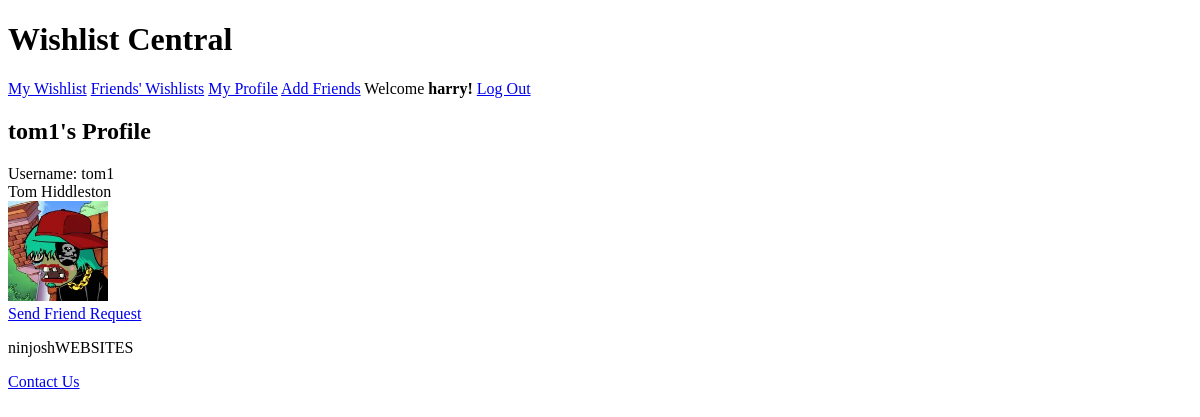
Page /add_friend/3 (signed in) on the earlier database version.
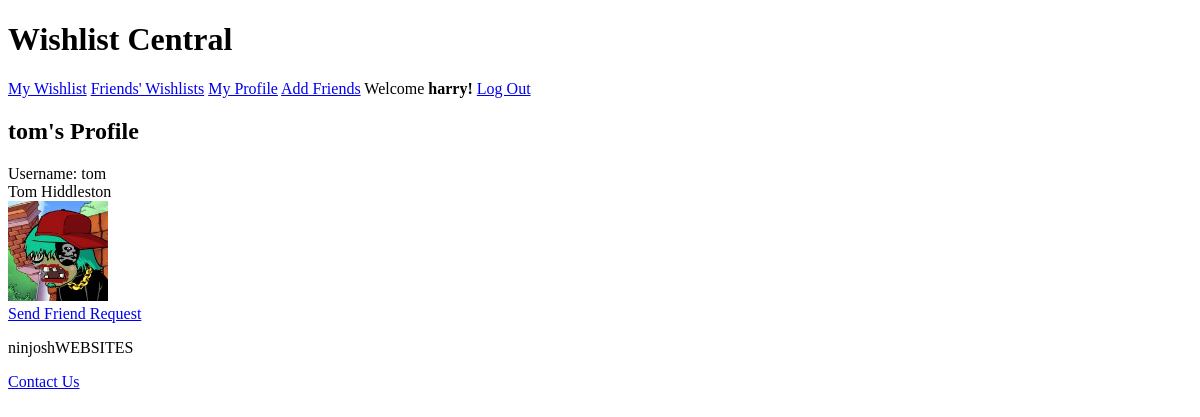
Same page on the later database version.
### wishlist/models.py (models this page shows)
class User(AbstractUser):
    friends = models.ManyToManyField('User', blank=True)
    wishlist_done = models.BooleanField(default=False)
    profile_done = models.BooleanField(default=False)

### wishlist/views.py (the view)
# urls.py: path("add_friend/<int:user_id>", views.add_friend, name="add-friend"),
@login_required(login_url='login')
def add_friend(request, user_id):
    friend = User.objects.get(id=user_id)
    if friend.profile_done == False:
        return render(request, "wishlist/add_friend.html", {
            'friend': friend,
            'banner': 'Profile',
            'wishlist_done': request.user.wishlist_done,
            'profile_done': request.user.profile_done
        })
    else:
        p = friend.profile
        return render(request, "wishlist/add_friend.html", {
            'friend': friend,
            'profile': p,
            'banner': 'Profile',
            'wishlist_done': request.user.wishlist_done,
            'profile_done': request.user.profile_done
        })

### wishlist/templates/wishlist/add_friend.html (shortened to what this page needs)
{% extends "wishlist/layout.html" %}
{% block main %}
    <h2>{{friend.username}}'s {{banner}}</h2>
    <article>
        <section>
            <div>Username: {{ friend.username }}</div>
            {% if friend.profile_done %}
                {{ profile.fname }} {{profile.lname}}
            {% else %}
                <div>{{ friend.username }} didn't finish their profile yet.</div>
            {% endif %}
            <br>
        </section>
        <section>
            <div>
                <a href="/send_friend_request/{{friend.id}}">
                    <img class="profilepic" src="{{ profile.avatar.url }} " width="100" style="cursor: pointer;"/>
                    <div>Send Friend Request</div>
                </a>
            </div>
        </section>
    </article>
{% endblock %}

Differences in the rows shown:
changed User: username "tom1" → "tom"
